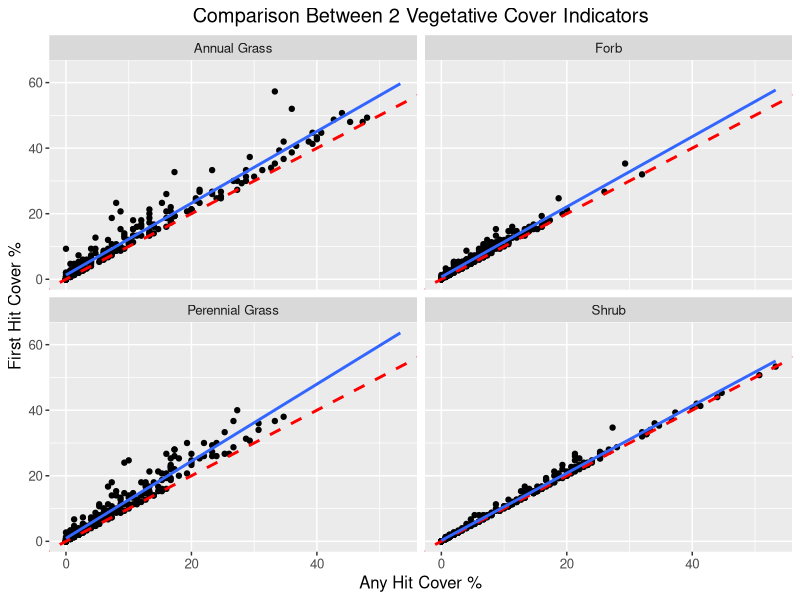
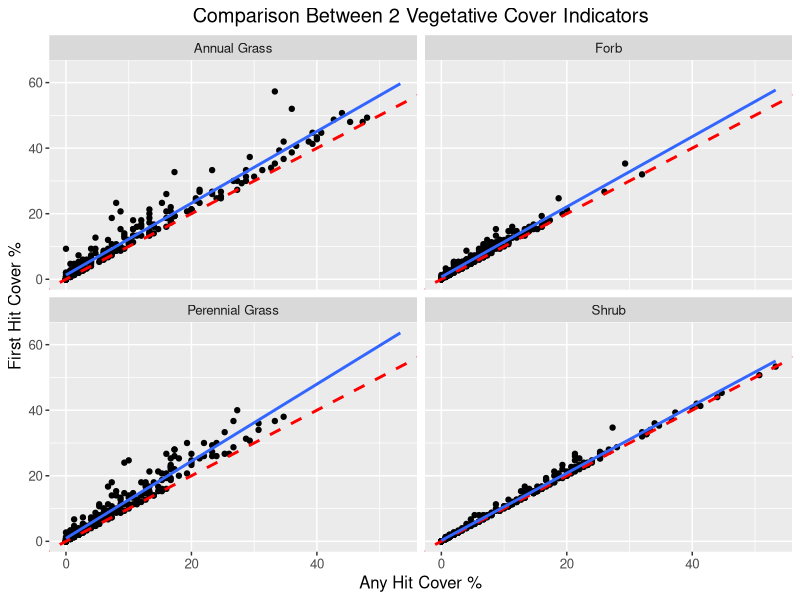

Write R code to recreate these figures, in order.
## Load libraries
library(ggplot2)
library(tidyverse)
library(stringr)

## Set environment and load data
setwd("C:/Users/sfper/Documents/R/REM504-DataScience/GitHub_Practice/ggplot_assignment")
data <- read.csv("LPI_top-hit_any-hit.csv",header=T,stringsAsFactors = F)

## Tidy the data for plotting
data.long <- data %>% gather("key", "cover", -Plot) ## gather the data to long format
data.long$indicator <- str_sub(data.long$key,1,2) ## Get the first 2 letters to designate the indicator
data.long$method <- str_sub(data.long$key,4,6) ## Get the designation for the calculation method
data.plot <- data.long[,-2] %>% spread(method, cover)## Split the cover values from the any hit method back out from the top-hit values
names(data.plot) <- c("Plot","indicator","firsthit","anyhit") # Fix the names because it didn't like my "1st"

# renaming indicators so that their names are obvious
data.plot$indicator <- data.plot$indicator %>% 
  gsub(pattern = "AG", replacement = "Annual Grass") %>%
  gsub(pattern = "FB", replacement = "Forb") %>%
  gsub(pattern = "PG", replacement = "Perennial Grass") %>%
  gsub(pattern = "SH", replacement = "Shrub")

# changing from proportion to percentage
data.plot$firsthit <- data.plot$firsthit * 100
data.plot$anyhit <- data.plot$anyhit * 100

## original code for plotting graphs
# ggplot(data.plot, aes(x = data.plot$firsthit, y = data.plot$anyhit)) +
#   geom_point() +
#   facet_wrap(vars(indicator)) +
#   geom_abline(linetype = "dashed", size = 1, colour = "red") +
#   geom_smooth(method = lm, se = F, fullrange = T, formula = y ~ x) +
#   xlab("Any Hit Cover %") +
#   ylab("First Hit Cover %") +
#   ggtitle("Comparison Between 2 Vegetative Cover Indicators") +
#   theme(text = element_text(size = 12), plot.title = element_text(hjust = 0.5))

## function to plot graphs
# have errors when I try to have the faceted variable as an input
# Error: At least one layer must contain all faceting variables: `z`.
# * Plot is missing `z`
# * Layer 1 is missing `z`
sean.ggplot <- function(df, ind = F, xlab, ylab, title) {
  df.filter <- df %>% filter(indicator == ind)
  graph <- ggplot(data = df.filter, aes(x = firsthit, y = anyhit)) +
    geom_point() +
    facet_wrap(~indicator) +
    geom_abline(linetype = "dashed", size = 1, colour = "red") +
    geom_smooth(method = lm, se = F, fullrange = T) +
    xlab(xlab) +
    ylab(ylab) +
    ggtitle(title) +
    theme(text = element_text(size = 12), plot.title = element_text(hjust = 0.5)) 
  
  return(graph)
}

# plotting with function
sean.ggplot(df = data.plot, ind = data.plot$indicator,
            xlab = "Any Hit Cover %", ylab = "First Hit Cover %",
            title = "Comparison Between 2 Vegetative Cover Indicators")

# save graph
ggsave("distefano_ggplot_function.jpeg")
 